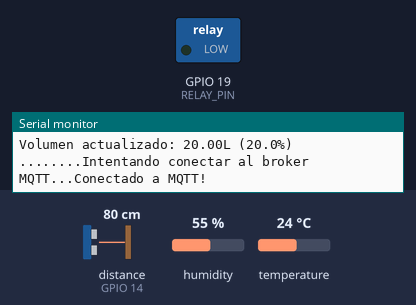
Recording of a sketch running on a simulated ESP32. Parts: switched loads named in the sketch (green lamp = pin HIGH), the last lines printed to the serial monitor. Wiring (from diagram.json): ultrasonic range finder: trigger GPIO 12; echo GPIO 14. The test bench sets the inputs (shaded band); at power-on: humidity 55 %, distance to the obstacle (sensor on GPIO 14) 80 cm, temperature 24 °C. The echo pulse lasts 58.3 µs per cm; WiFi joins after 1.5 s; servers stay silent unless stated; random numbers use the default seed unless the sketch sets one; no MQTT or app messages arrive unless stated; pins used as bus, display or sensor lines are not drawn.

Above: at 1.8 s.
1.9 s: humidity set to 27 %
3.4 s: humidity set to 24 %
At 5.3 s:
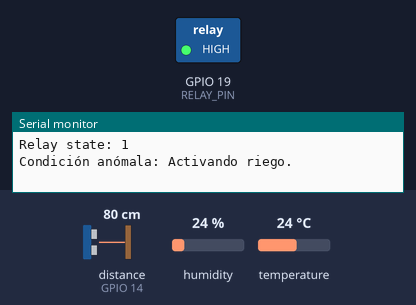
5.6 s: distance to the obstacle (sensor on GPIO 14) set to 90 cm
7.3 s: distance to the obstacle (sensor on GPIO 14) set to 100 cm
At 8.5 s:
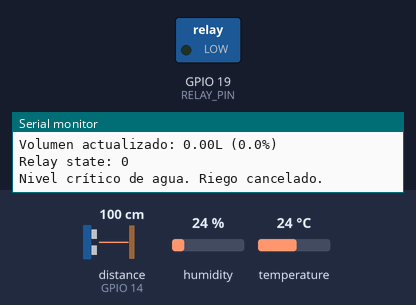
Timing chart, 0 to 10.3 s (numbered marks = the images above; inputs shaded):
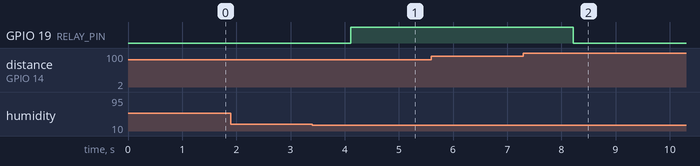

Measured:
- the behaviour switches between 26 and 25 % on humidity (found by bisection; images 0 and 1)
- the behaviour switches between 94 and 95 cm on distance to the obstacle (sensor on GPIO 14) (found by bisection; images 1 and 2)
- after the input at 3.4 s, GPIO 19 (RELAY_PIN): LOW → HIGH after 0.71 s
- after the input at 7.3 s, GPIO 19 (RELAY_PIN): HIGH → LOW after 0.92 s

The sketch:

sketch.ino
```cpp
#include "ModestIoT.h"
#include "AutomaticIrrigationDevice.h"
#include "MQTTManager.h"

// Configuración WiFi y MQTT
const char* ssid = "Wokwi-GUEST";
const char* password = "";
const char* mqttServer = "test.mosquitto.org";
const uint16_t mqttPort = 1883;
const char* mqttTopic = "iot/irrigation/data/iot-solutions64";
// Intervalos de tiempo
unsigned long lastSensorUpdate = 0;
unsigned long lastDataSend = 0;
const unsigned long SENSOR_UPDATE_INTERVAL = 1000; // 1 segundos
const unsigned long SEND_DATA_INTERVAL = 10000;  // 10 segundos

MQTTManager mqttManager(ssid, password, mqttServer, mqttPort, mqttTopic);
AutomaticIrrigationDevice device(&mqttManager);

void setup() {
  Serial.begin(115200);
  Serial.println("Dispositivo de riego automático iniciado");

  // Inicializar WiFi
  mqttManager.begin();
}

void loop() {
  mqttManager.handle();  // Siempre mantener la conexión activa

  unsigned long currentTime = millis();

  // Actualizar sensores cada X segundos
  if (currentTime - lastSensorUpdate >= SENSOR_UPDATE_INTERVAL) {
    lastSensorUpdate = currentTime;
    device.updateSensors();
  }

  // Enviar datos cada X segundos
  if (currentTime - lastDataSend >= SEND_DATA_INTERVAL) {
    lastDataSend = currentTime;
    device.connectEdge();
  }

  // Delay para evitar sobrecarga
  delay(50);
}
```

Actuator.h
```cpp
#ifndef ACTUATOR_H
#define ACTUATOR_H

#include "CommandHandler.h"

class Actuator : public CommandHandler {
protected:
    int pin;
    CommandHandler* handler;

public:
    Actuator(int pin, CommandHandler* commandHandler = nullptr);
    void handle(Command command) override;
    void setHandler(CommandHandler* commandHandler);
};

#endif
```

AutomaticIrrigationDevice.h
```cpp
#ifndef AUTOMATIC_IRRIGATION_DEVICE_H
#define AUTOMATIC_IRRIGATION_DEVICE_H

#include <Arduino.h>
#include <ArduinoJson.h>
#include <HTTPClient.h>
#include <WiFi.h>

#include "Device.h"
#include "DHT22Sensor.h"
#include "RelayActuator.h"
#include "UltrasonicSensor.h"
#include "ICommunication.h"

class AutomaticIrrigationDevice : public Device {
private:
  DHT22Sensor dht22Sensor;
  RelayActuator relayActuator;
  UltrasonicSensor ultrasonicSensor;
  ICommunication* comm; // Comunicación (WiFiManager, MQTTManager u otra);

  float temperatureThreshold = 30.0; // °C
  float humidityThreshold = 25.0;    // %
  static constexpr float TANK_MIN_VOLUME_THRESHOLD = 5.0; // %
  static constexpr float TANK_HEIGHT_CM = 100.0;       // cm
  static constexpr float TANK_AREA_CM2 = 1000.0;       // cm²
  static constexpr float TANK_TOTAL_VOLUME_LITERS = (TANK_HEIGHT_CM * TANK_AREA_CM2) / 1000.0;
  float calculateTankVolumePercent(float distanceCm);

public:
  static const int DHT22_PIN = 18;
  static const int RELAY_PIN = 19;
  static const int TRIGGER_PIN = 12;
  static const int ECHO_PIN = 14;

  AutomaticIrrigationDevice(
    ICommunication* communication,
    int dht22Pin = DHT22_PIN,
    int relayPin = RELAY_PIN,
    int trigPin = TRIGGER_PIN,
    int echoPin = ECHO_PIN
  );

  void on(Event event) override;
  void handle(Command command) override;
  void handleVolumeChange();
  void handleEnvironmentalChange();

  void updateSensors();
  void connectEdge();

  DHT22Sensor& getDHT();
  RelayActuator& getRelay();
  UltrasonicSensor& getUltrasonic();
};

#endif
```

CommandHandler.h
```cpp
#ifndef COMMAND_HANDLER_H
#define COMMAND_HANDLER_H

struct Command {
    int id;
    explicit Command(int commandId) : id(commandId) {}
    bool operator==(const Command& other) const { return id == other.id; }
};

class CommandHandler {
public:
    virtual void handle(Command command) = 0;
    virtual ~CommandHandler() = default;
};

#endif
```

DHT22Sensor.h
```cpp
#ifndef DHT22SENSOR_H
#define DHT22SENSOR_H

#include "Sensor.h"
#include <DHTesp.h>
#include <Arduino.h>

class DHT22Sensor : public Sensor {
private:
  float humidity;
  float temperature;
  DHTesp dht;
public:
  static const int HUMIDITY_CHANGED_EVENT_ID = 1;
  static const int TEMPERATURE_CHANGED_EVENT_ID = 2;
  static const Event HUMIDITY_CHANGED_EVENT;
  static const Event TEMPERATURE_CHANGED_EVENT;
  DHT22Sensor(int pin, EventHandler* eventHandler = nullptr);
  float getHumidity();
  float getTemperature();
  TempAndHumidity getTempAndHumidity();
  void updateData();
};

#endif
```

Device.h
```cpp
#ifndef DEVICE_H
#define DEVICE_H

#include "EventHandler.h"
#include "CommandHandler.h"

class Device : public EventHandler, public CommandHandler {
public:
    virtual void on(Event event) override = 0;
    virtual void handle(Command command) override = 0;
    virtual ~Device() = default;
};

#endif
```

EventHandler.h
```cpp
#ifndef EVENT_HANDLER_H
#define EVENT_HANDLER_H

struct Event {
    int id;
    explicit Event(int eventId) : id(eventId) {}
    bool operator==(const Event& other) const { return id == other.id; }
};

class EventHandler {
public:
    virtual void on(Event event) = 0;
    virtual ~EventHandler() = default;
};

#endif
```

ICommunication.h
```cpp
#ifndef ICOMMUNICATION_H
#define ICOMMUNICATION_H

#include <Arduino.h>

class ICommunication {
public:
    virtual ~ICommunication() {}
    virtual void begin() = 0;
    virtual void handle() = 0;
    virtual bool isConnected() = 0;
    virtual String getAddress() = 0;
    virtual bool sendData(const String& data) = 0;
    virtual bool hasData() = 0;
    virtual String receiveData() = 0;
};

#endif
```

MQTTManager.h
```cpp
#ifndef MQTT_MANAGER_H
#define MQTT_MANAGER_H

#include <WiFi.h>
#include <PubSubClient.h>
#include <Arduino.h>
#include <HTTPClient.h>
#include "ICommunication.h"

class MQTTManager : public ICommunication {
private:
    const char* ssid;
    const char* password;
    const char* mqttServer;
    uint16_t mqttPort;
    const char* mqttTopic;
    WiFiClient wifiClient;
    PubSubClient mqttClient;
    String rxBuffer;
    unsigned long lastReconnectAttempt;
    const unsigned long reconnectInterval;
    void reconnect();
    void setData(const String& message);
public:
    MQTTManager(const char* ssid, const char* password, const char* mqttServer, uint16_t mqttPort, const char* mqttTopic);
    void begin() override;
    void handle() override;
    bool isConnected() override;
    String getAddress() override;
    bool sendData(const String& data) override;
    bool hasData() override;
    String receiveData() override;
};

#endif
```

ModestIoT.h
```cpp
#ifndef MODEST_IOT_H
#define MODEST_IOT_H

#include "EventHandler.h"
#include "CommandHandler.h"
#include "Sensor.h"
#include "Actuator.h"
#include "Device.h"
#include "RelayActuator.h"
#include "DHT22Sensor.h"

#endif
```

RelayActuator.h
```cpp
#ifndef RELAY_H
#define RELAY_H

#include "Actuator.h"
#include <Arduino.h>

class RelayActuator : public Actuator {
private:
  bool state;
public:
  static const int TURN_ON_COMMAND_ID = 1;
  static const int TURN_OFF_COMMAND_ID = 2;
  static const Command TURN_ON_COMMAND;
  static const Command TURN_OFF_COMMAND;

  RelayActuator(int pin, bool initialState = false, CommandHandler* commandHandler = nullptr);
  void handle(Command command) override;
  bool getState() const;
  void setState(bool newState);
};

#endif
```

Sensor.h
```cpp
#ifndef SENSOR_H
#define SENSOR_H

#include "EventHandler.h"

class Sensor : public EventHandler {
protected:
    int pin;
    EventHandler* handler;

public:
    Sensor(int pin, EventHandler* eventHandler = nullptr);
    void on(Event event) override;
    void setHandler(EventHandler* eventHandler);
};

#endif
```

UltrasonicSensor.h
```cpp
#ifndef ULTRASONIC_SENSOR_H
#define ULTRASONIC_SENSOR_H

#include "Sensor.h"
#include <Arduino.h>

class UltrasonicSensor : public Sensor {
private:
  int triggerPin;
  int echoPin;
  float tankHeight;
  float tankArea;
  float currentVolume;

public:
  static const int VOLUME_CHANGED_EVENT_ID = 0;
  static const Event VOLUME_CHANGED_EVENT;

  UltrasonicSensor(int triggerPin, int echoPin, float tankHeight, float tankArea, EventHandler* handler = nullptr);
  float getDistance();
  float getWaterHeight();
  float getVolume();
  void updateData();
};

#endif
```

Actuator.cpp
```cpp
#include "Actuator.h"

Actuator::Actuator(int pin, CommandHandler* commandHandler)
    : pin(pin), handler(commandHandler) {}

void Actuator::handle(Command command) {
    if (handler != nullptr) {
        handler->handle(command);
    }
}

void Actuator::setHandler(CommandHandler* commandHandler) {
    handler = commandHandler;
}
```

AutomaticIrrigationDevice.cpp
```cpp
#include "AutomaticIrrigationDevice.h"

AutomaticIrrigationDevice::AutomaticIrrigationDevice(
  ICommunication* communication,
  int dht22Pin,
  int relayPin,
  int trigPin,
  int echoPin
) : dht22Sensor(dht22Pin, this),
    relayActuator(relayPin, false, this),
    ultrasonicSensor(trigPin, echoPin, TANK_HEIGHT_CM, TANK_AREA_CM2, this),
    comm(communication)
{}

void AutomaticIrrigationDevice::on(Event event) {
  if (event == UltrasonicSensor::VOLUME_CHANGED_EVENT) {
    handleVolumeChange();
  } else if (event == DHT22Sensor::TEMPERATURE_CHANGED_EVENT || event == DHT22Sensor::HUMIDITY_CHANGED_EVENT) {
    handleEnvironmentalChange();
  }
}

void AutomaticIrrigationDevice::handle(Command command) {
  if (command == RelayActuator::TURN_ON_COMMAND ||
      command == RelayActuator::TURN_OFF_COMMAND) {
    Serial.printf("Relay state: %d\n", relayActuator.getState());
  }
}

void AutomaticIrrigationDevice::handleVolumeChange() {
  float volume = ultrasonicSensor.getVolume();
  float volumePercent = (volume / TANK_TOTAL_VOLUME_LITERS) * 100.0;

  Serial.printf("Volumen actualizado: %.2fL (%.1f%%)\n", volume, volumePercent);

  if (volumePercent <= TANK_MIN_VOLUME_THRESHOLD) {
    if (relayActuator.getState()) {
      relayActuator.handle(RelayActuator::TURN_OFF_COMMAND);
      Serial.print("Nivel crítico de agua. Riego cancelado.");
    } else {
      Serial.print("Nivel crítico de agua. Riego ya está desactivado.");
    }
  }
}

void AutomaticIrrigationDevice::handleEnvironmentalChange() {
  float temperature = dht22Sensor.getTemperature();
  float humidity = dht22Sensor.getHumidity();
  float volume = ultrasonicSensor.getVolume();
  float volumePercent = (volume / TANK_TOTAL_VOLUME_LITERS) * 100.0;

  Serial.printf("Lectura ambiental -> Temp: %.2f°C | Hum: %.2f%% | Vol: %.2fL (%.1f%%)\n",
                temperature, humidity, volume, volumePercent);
  if (volumePercent <= TANK_MIN_VOLUME_THRESHOLD) {
    Serial.print("Nivel de agua crítico. Se cancela el riego.");
    return;
  }
  bool hasInvalidConditions = (temperature >= temperatureThreshold || humidity <= humidityThreshold);
  if (hasInvalidConditions) {
    relayActuator.handle(RelayActuator::TURN_ON_COMMAND);
    Serial.println("Condición anómala: Activando riego.");
  }
  else {
    relayActuator.handle(RelayActuator::TURN_OFF_COMMAND);
    Serial.println("Condición normal: Riego desactivado.");
  }
}

void AutomaticIrrigationDevice::updateSensors() {
  dht22Sensor.updateData();
  ultrasonicSensor.updateData();
}

void AutomaticIrrigationDevice::connectEdge() {
  if (comm && comm->isConnected()) {
    // Recibimiento de datos
    if (comm->hasData()) {
      String incoming = comm->receiveData();
      JsonDocument config;
      DeserializationError err = deserializeJson(config, incoming);

      if (!err) {
        if (config.containsKey("temperature_max")) {
          temperatureThreshold = config["temperature_max"].as<float>();
          Serial.printf("Nuevo límite temperatura: %.2f°C\n", temperatureThreshold);
          AutomaticIrrigationDevice::handleEnvironmentalChange();
        }
        if (config.containsKey("humidity_min")) {
          humidityThreshold = config["humidity_min"].as<float>();
          Serial.printf("Nuevo límite humedad: %.2f%%\n", humidityThreshold);
          AutomaticIrrigationDevice::handleEnvironmentalChange();
        }
      } else {
        Serial.println("Error al parsear JSON recibido.");
      }
    }

    // Envio de datos
    float temp = dht22Sensor.getTemperature();
    float hum = dht22Sensor.getHumidity();
    float volume = ultrasonicSensor.getVolume();

    JsonDocument data;
    data["sender"] = "device";
    data["temperature"] = temp;
    data["humidity"] = hum;
    data["volume"] = volume;
    String resource;
    serializeJson(data, resource);

    if (comm->sendData(resource)) {
      Serial.println("Datos enviados al servidor.");
    } else {
      Serial.println("Error enviando datos.");
    }
  }
}

DHT22Sensor& AutomaticIrrigationDevice::getDHT() {
  return dht22Sensor;
}

RelayActuator& AutomaticIrrigationDevice::getRelay() {
  return relayActuator;
}

UltrasonicSensor& AutomaticIrrigationDevice::getUltrasonic() {
  return ultrasonicSensor;
}
```

DHT22Sensor.cpp
```cpp
#include "DHT22Sensor.h"

const Event DHT22Sensor::HUMIDITY_CHANGED_EVENT(DHT22Sensor::HUMIDITY_CHANGED_EVENT_ID);
const Event DHT22Sensor::TEMPERATURE_CHANGED_EVENT(DHT22Sensor::TEMPERATURE_CHANGED_EVENT_ID);

DHT22Sensor::DHT22Sensor(int pin, EventHandler* eventHandler)
  : Sensor(pin, eventHandler) {
  pinMode(pin, INPUT);
  dht.setup(pin, DHTesp::DHT22);
}

float DHT22Sensor::getTemperature() {
  return dht.getTemperature();
}

float DHT22Sensor::getHumidity() {
  return dht.getHumidity();
}

TempAndHumidity DHT22Sensor::getTempAndHumidity() {
  return dht.getTempAndHumidity();
}

void DHT22Sensor::updateData() {
  TempAndHumidity data = dht.getTempAndHumidity();
  if (handler) {
    if (abs(data.temperature - temperature) >= 0.5) { // Valida que los cambios sean significativos
      temperature = data.temperature;
      handler->on(TEMPERATURE_CHANGED_EVENT);
    }

    if (abs(data.humidity - humidity) >= 1.0) { // Valida que los cambios sean significativos
      humidity = data.humidity;
      handler->on(HUMIDITY_CHANGED_EVENT);
    }
  } else {
    temperature = data.temperature;
    humidity = data.humidity;
  }
}
```

Device.cpp
```cpp
#include "Device.h"
```

MQTTManager.cpp
```cpp
#include "MQTTManager.h"

MQTTManager::MQTTManager(const char* ssid, const char* password, const char* mqttServer, uint16_t mqttPort, const char* mqttTopic)
    : ssid(ssid), password(password), mqttServer(mqttServer), mqttPort(mqttPort), mqttTopic(mqttTopic),
      mqttClient(wifiClient), rxBuffer(""), lastReconnectAttempt(0), reconnectInterval(10000) {}

void MQTTManager::begin() {
  WiFi.begin(ssid, password);
  Serial.println("Conectando a WiFi");
  mqttClient.setServer(mqttServer, mqttPort);

  // Define el callback que se ejecuta automáticamente cuando llega un mensaje MQTT
  mqttClient.setCallback([this](char* topic, byte* payload, unsigned int length) {
    String message;
    for (unsigned int i = 0; i < length; i++) {
        message += (char)payload[i];
    }
    this->rxBuffer = message;
  });

  randomSeed(analogRead(0)); // Inicializa la semilla para random()
}

void MQTTManager::handle() {
  if (WiFi.status() != WL_CONNECTED) {
      unsigned long now = millis();
      if (now - lastReconnectAttempt > reconnectInterval) {
          Serial.println("\nIntentando reconectar a WiFi...");
          WiFi.disconnect();
          WiFi.begin(ssid, password);
          lastReconnectAttempt = now;
      }
      Serial.print(".");
      return;
  }
  if (!mqttClient.connected()) {
      reconnect();
  }
  mqttClient.loop();
}

void MQTTManager::reconnect() {
  // Usar un nombre de cliente único para evitar colisiones en el broker público
  String clientId = "ESP32Client_";
  clientId += String(random(0xffff), HEX); // Sufijo aleatorio
  while (!mqttClient.connected()) {
      Serial.print("Intentando conectar al broker MQTT...");
      if (mqttClient.connect(clientId.c_str())) {
          Serial.println("Conectado a MQTT!");
          mqttClient.subscribe(mqttTopic); // Suscribirse si se requiere
      } else {
          Serial.print("Fallo, rc=");
          Serial.print(mqttClient.state());
          Serial.println(" intentando de nuevo en 5 segundos");
          delay(5000);
      }
  }
}

bool MQTTManager::isConnected() {
    return WiFi.status() == WL_CONNECTED && mqttClient.connected();
}

String MQTTManager::getAddress() {
  if (isConnected()) {
      return WiFi.localIP().toString();
  }
  return "0.0.0.0";
}

bool MQTTManager::sendData(const String& data) {
  if (!isConnected()) {
      Serial.println("No conectado a WiFi/MQTT. No se pueden enviar datos.");
      return false;
  }
  bool result = mqttClient.publish(mqttTopic, data.c_str());
  if (result) {
      Serial.println("Datos publicados en MQTT: " + data);
  } else {
      Serial.println("Error publicando en MQTT");
  }
  return result;
}

void MQTTManager::setData(const String& message) {
  rxBuffer = message;
}

bool MQTTManager::hasData() {
    return rxBuffer.length() > 0;
}

String MQTTManager::receiveData() {
    String data = rxBuffer;
    rxBuffer = ""; // Limpiar el buffer después de leerlo
    return data;
}
```

RelayActuator.cpp
```cpp
#include "RelayActuator.h"

const Command RelayActuator::TURN_ON_COMMAND = Command(TURN_ON_COMMAND_ID);
const Command RelayActuator::TURN_OFF_COMMAND = Command(TURN_OFF_COMMAND_ID);

RelayActuator::RelayActuator(int pin, bool initialState, CommandHandler* commandHandler)
  : Actuator(pin, commandHandler), state(initialState) {
    pinMode(pin, OUTPUT);
    digitalWrite(pin, state);
}

void RelayActuator::handle(Command command) {
  if (command == TURN_ON_COMMAND) {
      state = true;
      digitalWrite(pin, state);
  } else if (command == TURN_OFF_COMMAND) {
      state = false;
      digitalWrite(pin, state);
  }
  Actuator::handle(command);
}

bool RelayActuator::getState() const {
  return state;
}

void RelayActuator::setState(bool newState) {
  state = newState;
  digitalWrite(pin, state);
}
```

Sensor.cpp
```cpp
#include "Sensor.h"

Sensor::Sensor(int pin, EventHandler* eventHandler)
    : pin(pin), handler(eventHandler) {}

void Sensor::on(Event event) {
    if (handler != nullptr) {
        handler->on(event);
    }
}

void Sensor::setHandler(EventHandler* eventHandler) {
    handler = eventHandler;
}
```

Source omitted: UltrasonicSensor.cpp (1427 bytes)
